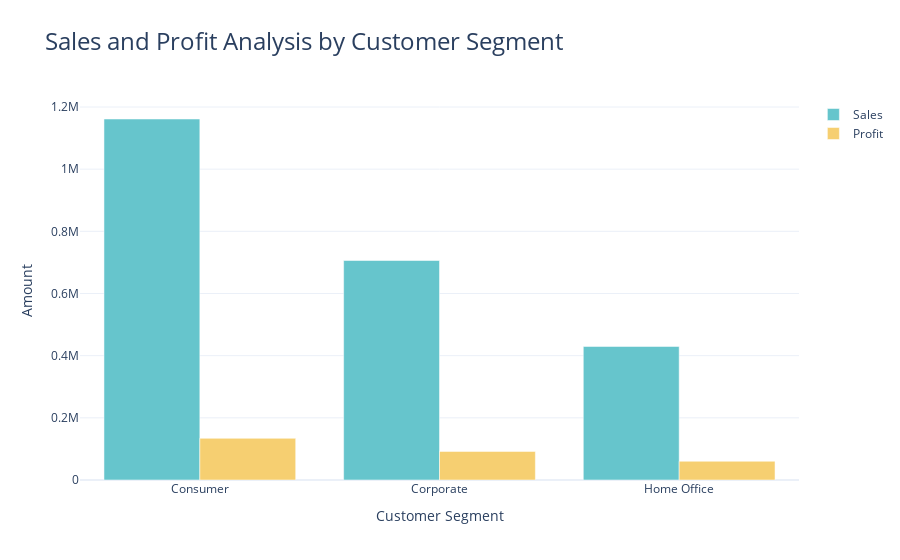

Notebook source saved alongside this figure:
### Code cell
sales_profit_by_segment = data.groupby('Segment').agg({'Sales': 'sum', 'Profit': 'sum'}).reset_index()

color_palette = colors.qualitative.Pastel

fig = go.Figure()
fig.add_trace(go.Bar(x=sales_profit_by_segment['Segment'], 
                     y=sales_profit_by_segment['Sales'], 
                     name='Sales',
                     marker_color=color_palette[0]))
fig.add_trace(go.Bar(x=sales_profit_by_segment['Segment'], 
                     y=sales_profit_by_segment['Profit'], 
                     name='Profit',
                     marker_color=color_palette[1]))

fig.update_layout(title='Sales and Profit Analysis by Customer Segment',
                  xaxis_title='Customer Segment', yaxis_title='Amount',title_font=dict(size=24))

fig.show()

### Figure 1 — Plotly figure (JSON) as saved in the notebook; plotly's stock layout.template omitted (floating-point values rounded to 4 significant figures)
{"data": [{"marker": {"color": "rgb(102, 197, 204)"}, "name": "Sales", "type": "bar", "x": ["Consumer", "Corporate", "Home Office"], "y": [1161000.0, 706100.0, 429700.0]}, {"marker": {"color": "rgb(246, 207, 113)"}, "name": "Profit", "type": "bar", "x": ["Consumer", "Corporate", "Home Office"], "y": [134100.0, 91980.0, 60300.0]}], "layout": {"title": {"font": {"size": 24}, "text": "Sales and Profit Analysis by Customer Segment"}, "xaxis": {"title": {"text": "Customer Segment"}}, "yaxis": {"title": {"text": "Amount"}}}}
